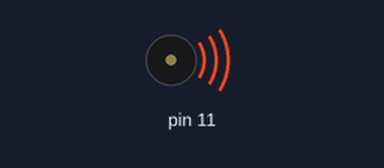
Bench run of a sketch on a simulated Arduino Uno, built with avr-gcc and run on an emulated ATmega328P. On the bench: buzzer (waves = sounding).

Above: at 0.1 s.
At 28.6 s:
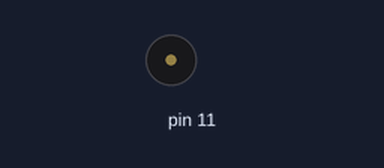
Timing chart, 0 to 30.1 s (numbered marks = the images above):
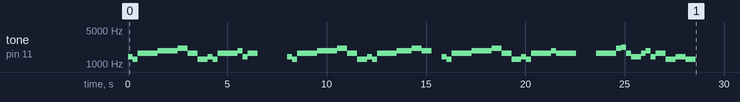

The sketch:

Buzz.ino
```cpp
#include "pitches.h"
#include "time.h"

void setup() {
  pinMode(11, OUTPUT);
  firstStanza();
  secondStanza();
  noTone(11);
}
/**
   Changed it to the song to "Dango Daikazoku"
   because i'm weeb trash

   score found here, i used flute becuase it
   translates best to 8 bit that i found
   http://ichigos.com/res/getfile.php?id=4074&type=pdf&token=36e6cac18a08286cf39432aaed2724ac
*/
void loop() {

}

void runStanza(int* notes, int* durations, int len) {
  for (int i = 0; i < len; i++) {
    tone(11, notes[i], durations[i]);
    delay(durations[i] + 1);
  }
}

/**
A -> GS
B -> AS
D -> CS
E -> DS
*/
void chorus() {
  int notes[LEN] = {
    NOTE_F6, NOTE_DS6, NOTE_GS6, NOTE_GS6, NOTE_AS6,
    NOTE_AS6, NOTE_C7, NOTE_GS6, NOTE_DS6,
    NOTE_F6, NOTE_DS6, NOTE_GS6, NOTE_GS6, NOTE_AS6
  };

  int duration[LEN] = {
    EIGHTH, EIGHTH, QUARTER, QUARTER, QUARTER,
    QUARTER, QUARTER, QUARTER, QUARTER,
    EIGHTH, EIGHTH, QUARTER, QUARTER, EIGHTH
  };

  runStanza(notes, duration, LEN);
}

void firstStanza() {
  chorus();
  int notes[4] = {
    NOTE_F6,
    NOTE_GS6, 0 , 0
  };

  int duration[4] = {
    EIGHTH, QUARTER, QUARTER, HALF
  };

  runStanza(notes, duration, 4);
  chorus();
}

void secondStanza() {
  int notes[4] = {
     NOTE_AS6, NOTE_C7, NOTE_AS6, 0
  };

  int duration[4] = {
    QUARTER, QUARTER, QUARTER, QUARTER
  };

  runStanza(notes, duration, 4);

  chorus();

  int note[15] = {
    NOTE_GS6, 0, NOTE_GS6,
    NOTE_C7, NOTE_CS7, NOTE_GS6, NOTE_F6, NOTE_F6, NOTE_GS6, NOTE_AS6, NOTE_F6,
    NOTE_GS6, NOTE_DS6, NOTE_F6, NOTE_DS6

  };
  int durations[15] = {
    HALF, HALF, HALF,
    EIGHTH, EIGHTH, EIGHTH, EIGHTH, EIGHTH, EIGHTH, EIGHTH, EIGHTH,
    QUARTER, QUARTER, QUARTER, QUARTER
  };

  runStanza(note, durations, 15);
}
```

pitches.h
```cpp
/*************************************************
 * Public Constants
 * This file was taken from the system default
 * provided file
 *************************************************/

#define NOTE_B0  31
#define NOTE_C1  33
#define NOTE_CS1 35
#define NOTE_D1  37
#define NOTE_DS1 39
#define NOTE_E1  41
#define NOTE_F1  44
#define NOTE_FS1 46
#define NOTE_G1  49
#define NOTE_GS1 52
#define NOTE_A1  55
#define NOTE_AS1 58
#define NOTE_B1  62
#define NOTE_C2  65
#define NOTE_CS2 69
#define NOTE_D2  73
#define NOTE_DS2 78
#define NOTE_E2  82
#define NOTE_F2  87
#define NOTE_FS2 93
#define NOTE_G2  98
#define NOTE_GS2 104
#define NOTE_A2  110
#define NOTE_AS2 117
#define NOTE_B2  123
#define NOTE_C3  131
#define NOTE_CS3 139
#define NOTE_D3  147
#define NOTE_DS3 156
#define NOTE_E3  165
#define NOTE_F3  175
#define NOTE_FS3 185
#define NOTE_G3  196
#define NOTE_GS3 208
#define NOTE_A3  220
#define NOTE_AS3 233
#define NOTE_B3  247
#define NOTE_C4  262
#define NOTE_CS4 277
#define NOTE_D4  294
#define NOTE_DS4 311
#define NOTE_E4  330
#define NOTE_F4  349
#define NOTE_FS4 370
#define NOTE_G4  392
#define NOTE_GS4 415
#define NOTE_A4  440
#define NOTE_AS4 466
#define NOTE_B4  494
#define NOTE_C5  523
#define NOTE_CS5 554
#define NOTE_D5  587
#define NOTE_DS5 622
#define NOTE_E5  659
#define NOTE_F5  698
#define NOTE_FS5 740
#define NOTE_G5  784
#define NOTE_GS5 831
#define NOTE_A5  880
#define NOTE_AS5 932
#define NOTE_B5  988
#define NOTE_C6  1047
#define NOTE_CS6 1109
#define NOTE_D6  1175
#define NOTE_DS6 1245
#define NOTE_E6  1319
#define NOTE_F6  1397
#define NOTE_FS6 1480
#define NOTE_G6  1568
#define NOTE_GS6 1661
#define NOTE_A6  1760
#define NOTE_AS6 1865
#define NOTE_B6  1976
#define NOTE_C7  2093
#define NOTE_CS7 2217
#define NOTE_D7  2349
#define NOTE_DS7 2489
#define NOTE_E7  2637
#define NOTE_F7  2794
#define NOTE_FS7 2960
#define NOTE_G7  3136
#define NOTE_GS7 3322
#define NOTE_A7  3520
#define NOTE_AS7 3729
#define NOTE_B7  3951
#define NOTE_C8  4186
#define NOTE_CS8 4435
#define NOTE_D8  4699
#define NOTE_DS8 4978
```

time.h
```cpp
/**
* DURATION OF THE NOTES
* I think most of this is
* self-explainatory
*/
#define BPM 120
#define HALF 2*QUARTER
#define QUARTER 60000/BPM
#define EIGHTH QUARTER/2
#define SIXTEENTH QUARTER/4
#define WHOLE 4*QUARTER

#define LEN 18
```
